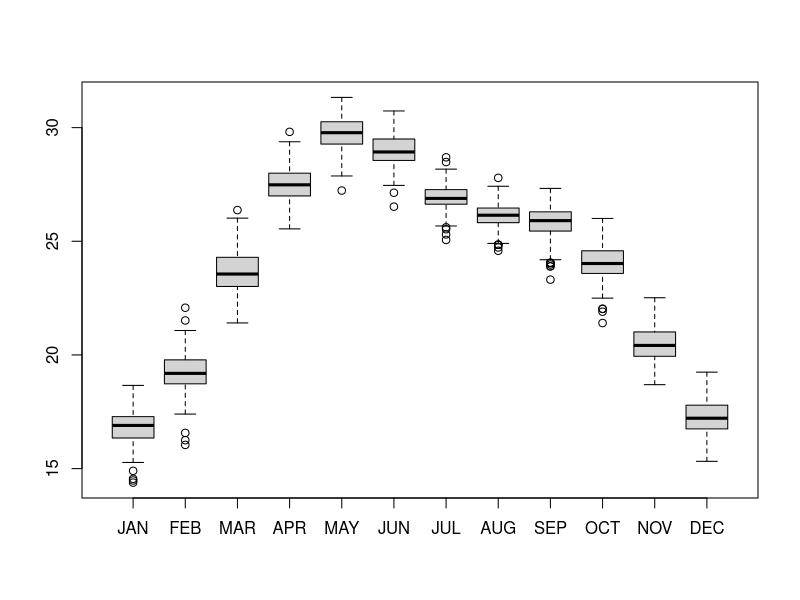
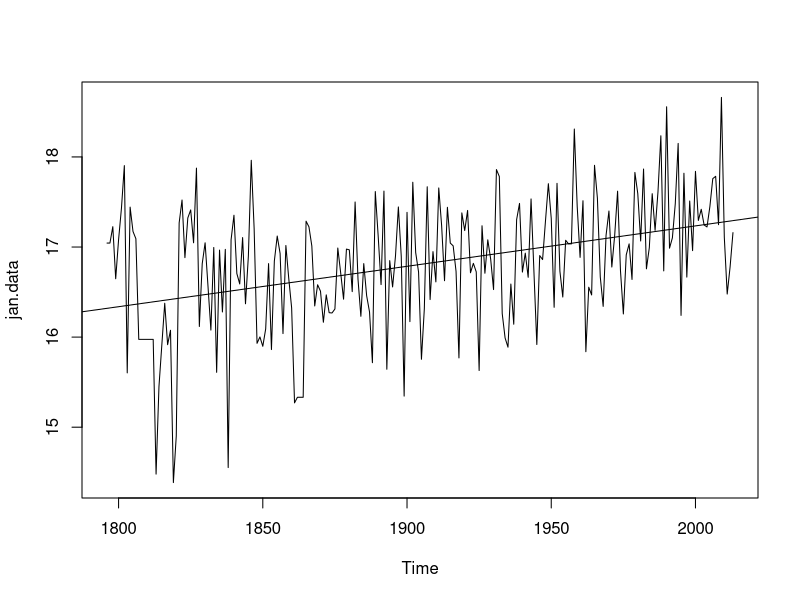
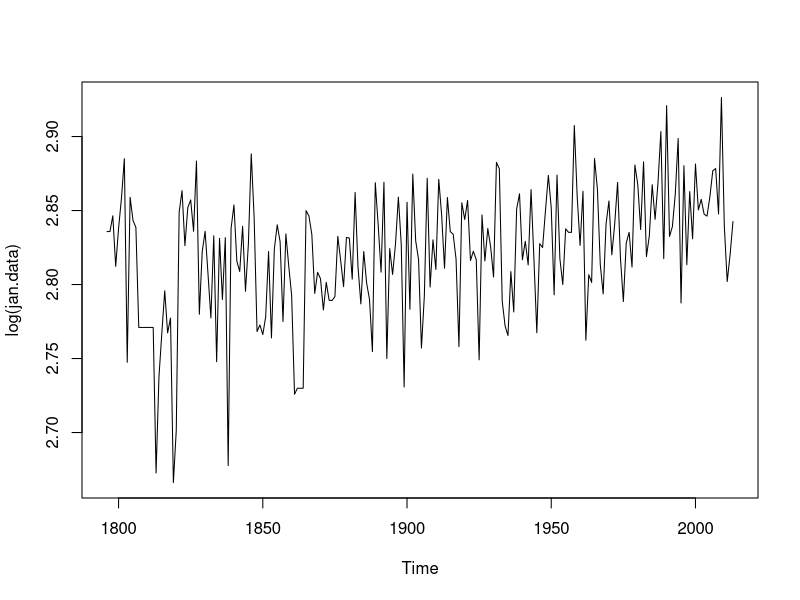
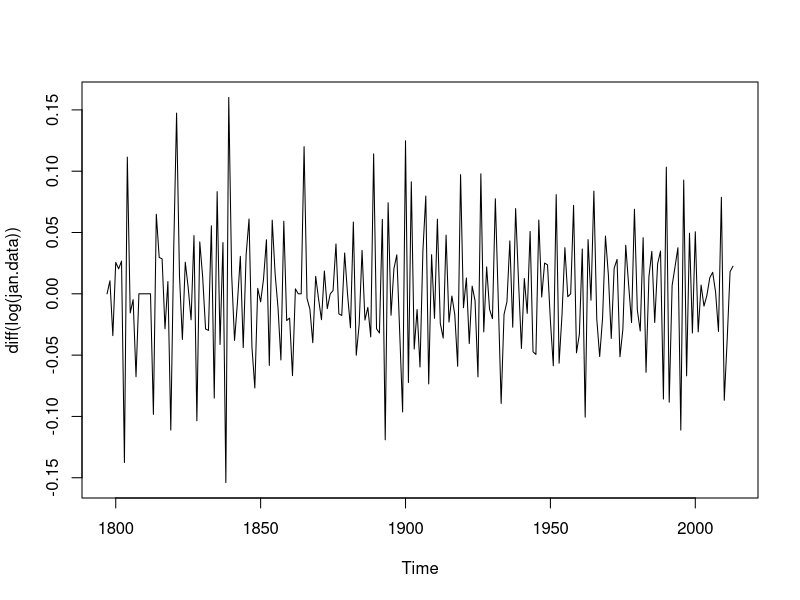
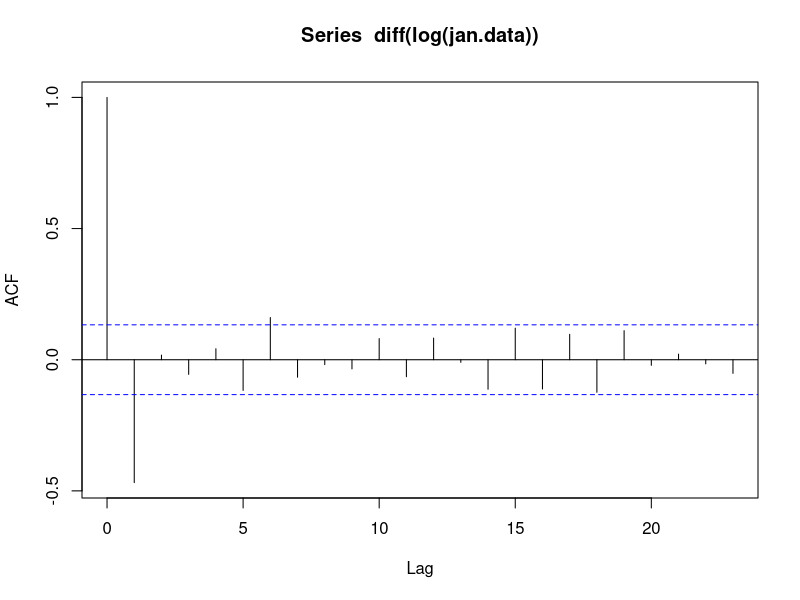
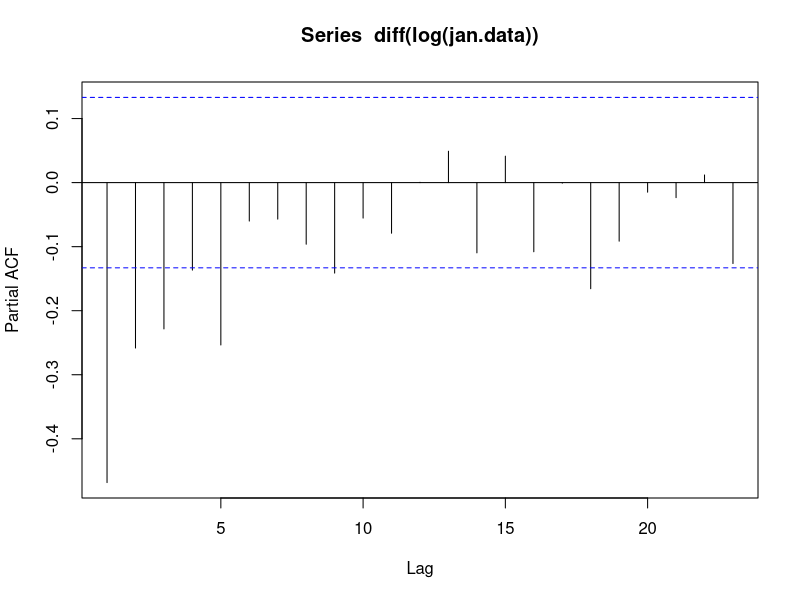
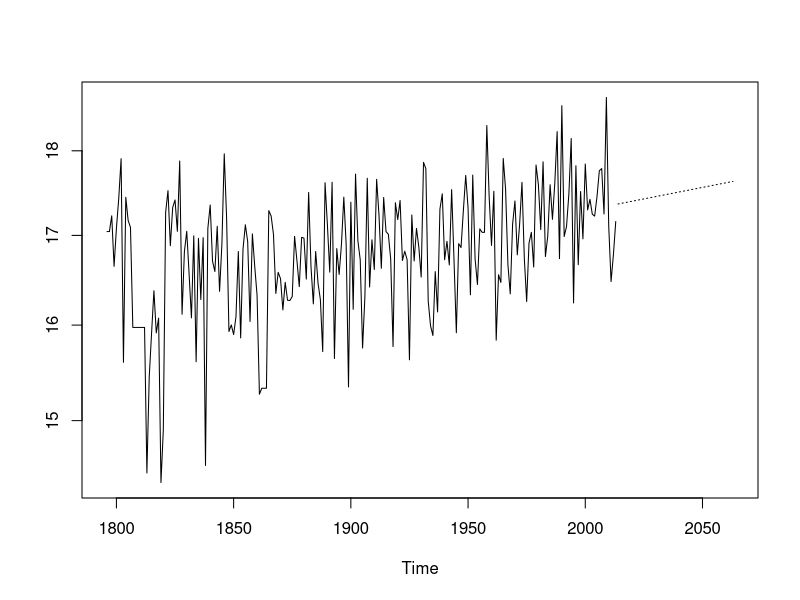

These figures' R source, in order:
## ---- chunk 1
data = read.table("Temp_modified.csv",",",row.names = 1, header = TRUE)
data
## ---- chunk 2
require("zoo")
data<-na.locf(data)
data

## ---- chunk 3
boxplot(data)

## ---- chunk 4
Jan <- data$JAN

#January
jan.data = ts(Jan, start = 1796, frequency = 1)
class(jan.data)

## ---- chunk 5
plot(jan.data)
abline(lm(jan.data~time(jan.data)))
## ---- chunk 6
#Making Variance equal by applying log
plot(log(jan.data))
abline(lm(log(jan.data))~time(jan.data))
## ---- chunk 7
#Making mean constant
plot(diff(log(jan.data)))
abline(lm(diff(log(jan.data)))~time(jan.data))
## ---- chunk 8
#ARIMA Model

#Finding Q
acf(diff(log(jan.data)))
#Q=0

## ---- chunk 9
#Finding p
pacf(diff(log(jan.data)))
#p=1
## ---- chunk 10
#Value of D => How many times diff() is applied d=1

#Create Model
janmodel<-arima(log(jan.data),c(0,1,1),seasonal = list(order=c(0,1,1),period=1))
janmodel
## ---- chunk 11
#Prediction
predjan<-predict(janmodel,n.ahead = 50)
predjan
## ---- chunk 12
#Converting logarithmic to decimal value where e=2.718
predjan.final<-2.718^predjan$pred
predjan.final

## ---- chunk 13
ts.plot(jan.data,2.718^predjan$pred,log="y",lty=c(1,3))
## ---- chunk 14
jantest<-ts(jan.data,frequency = 1,start = 1796,end = 2003)
jantest
## ---- chunk 15
#Once again creating model
jantest.model<-arima(log(jantest),c(0,1,1),seasonal = list(order=c(0,1,1),period=1))
predjantest<-predict(jantest.model,n.ahead = 50)
predjantest.final<-2.718^predjantest$pred
predjantest.final
## ---- chunk 16
predictedjan=head(predjantest.final,10)
predictedjan

#Now comparing with Original
originaljan<-tail(jan.data,10)
originaljan

